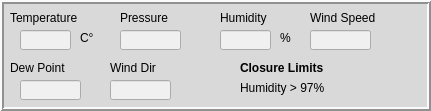
   <widget class="QFrame" name="frame_3">
    <property name="geometry">
     <rect>
      <x>230</x>
      <y>330</y>
      <width>431</width>
      <height>111</height>
     </rect>
    </property>
    <property name="styleSheet">
     <string notr="true">background-color: rgb(217, 217, 217);</string>
    </property>
    <property name="frameShape">
     <enum>QFrame::Box</enum>
    </property>
    <property name="frameShadow">
     <enum>QFrame::Raised</enum>
    </property>
    <property name="lineWidth">
     <number>2</number>
    </property>
    <widget class="QLineEdit" name="txtTemp">
     <property name="enabled">
      <bool>true</bool>
     </property>
     <property name="geometry">
      <rect>
       <x>20</x>
       <y>30</y>
       <width>51</width>
       <height>20</height>
      </rect>
     </property>
     <property name="font">
      <font>
       <weight>75</weight>
       <bold>true</bold>
      </font>
     </property>
     <property name="styleSheet">
      <string notr="true">background-color: rgb(240, 240, 240);</string>
     </property>
     <property name="alignment">
      <set>Qt::AlignCenter</set>
     </property>
     <property name="readOnly">
      <bool>true</bool>
     </property>
    </widget>
    <widget class="QLabel" name="label_8">
     <property name="geometry">
      <rect>
       <x>10</x>
       <y>10</y>
       <width>91</width>
       <height>16</height>
      </rect>
     </property>
     <property name="text">
      <string>Temperature</string>
     </property>
    </widget>
    <widget class="QLineEdit" name="txtUmid">
     <property name="enabled">
      <bool>true</bool>
     </property>
     <property name="geometry">
      <rect>
       <x>220</x>
       <y>30</y>
       <width>51</width>
       <height>20</height>
      </rect>
     </property>
     <property name="font">
      <font>
       <weight>75</weight>
       <bold>true</bold>
      </font>
     </property>
     <property name="styleSheet">
      <string notr="true">background-color: rgb(240, 240, 240);</string>
     </property>
     <property name="alignment">
      <set>Qt::AlignCenter</set>
     </property>
     <property name="readOnly">
      <bool>true</bool>
     </property>
    </widget>
    <widget class="QLabel" name="label_9">
     <property name="geometry">
      <rect>
       <x>220</x>
       <y>10</y>
       <width>71</width>
       <height>16</height>
      </rect>
     </property>
     <property name="text">
      <string>Humidity</string>
     </property>
    </widget>
    <widget class="QLineEdit" name="txtDew">
     <property name="enabled">
      <bool>true</bool>
     </property>
     <property name="geometry">
      <rect>
       <x>20</x>
       <y>80</y>
       <width>61</width>
       <height>20</height>
      </rect>
     </property>
     <property name="font">
      <font>
       <weight>75</weight>
       <bold>true</bold>
      </font>
     </property>
     <property name="styleSheet">
      <string notr="true">background-color: rgb(240, 240, 240);</string>
     </property>
     <property name="alignment">
      <set>Qt::AlignCenter</set>
     </property>
     <property name="readOnly">
      <bool>true</bool>
     </property>
    </widget>
    <widget class="QLabel" name="label_10">
     <property name="geometry">
      <rect>
       <x>10</x>
       <y>60</y>
       <width>81</width>
       <height>16</height>
      </rect>
     </property>
     <property name="text">
      <string>Dew Point</string>
     </property>
    </widget>
    <widget class="QLineEdit" name="txtBar">
     <property name="enabled">
      <bool>true</bool>
     </property>
     <property name="geometry">
      <rect>
       <x>120</x>
       <y>30</y>
       <width>61</width>
       <height>20</height>
      </rect>
     </property>
     <property name="font">
      <font>
       <weight>75</weight>
       <bold>true</bold>
      </font>
     </property>
     <property name="styleSheet">
      <string notr="true">background-color: rgb(240, 240, 240);</string>
     </property>
     <property name="alignment">
      <set>Qt::AlignCenter</set>
     </property>
     <property name="readOnly">
      <bool>true</bool>
     </property>
    </widget>
    <widget class="QLabel" name="label_11">
     <property name="geometry">
      <rect>
       <x>120</x>
       <y>10</y>
       <width>71</width>
       <height>16</height>
      </rect>
     </property>
     <property name="text">
      <string>Pressure</string>
     </property>
    </widget>
    <widget class="QLineEdit" name="txtWind">
     <property name="enabled">
      <bool>true</bool>
     </property>
     <property name="geometry">
      <rect>
       <x>310</x>
       <y>30</y>
       <width>61</width>
       <height>20</height>
      </rect>
     </property>
     <property name="font">
      <font>
       <weight>75</weight>
       <bold>true</bold>
      </font>
     </property>
     <property name="styleSheet">
      <string notr="true">background-color: rgb(240, 240, 240);</string>
     </property>
     <property name="alignment">
      <set>Qt::AlignCenter</set>
     </property>
     <property name="readOnly">
      <bool>true</bool>
     </property>
    </widget>
    <widget class="QLabel" name="label_12">
     <property name="geometry">
      <rect>
       <x>310</x>
       <y>10</y>
       <width>81</width>
       <height>16</height>
      </rect>
     </property>
     <property name="text">
      <string>Wind Speed</string>
     </property>
    </widget>
    <widget class="QLineEdit" name="txtWindDir">
     <property name="enabled">
      <bool>true</bool>
     </property>
     <property name="geometry">
      <rect>
       <x>110</x>
       <y>80</y>
       <width>61</width>
       <height>20</height>
      </rect>
     </property>
     <property name="font">
      <font>
       <weight>75</weight>
       <bold>true</bold>
      </font>
     </property>
     <property name="styleSheet">
      <string notr="true">background-color: rgb(240, 240, 240);</string>
     </property>
     <property name="alignment">
      <set>Qt::AlignCenter</set>
     </property>
     <property name="readOnly">
      <bool>true</bool>
     </property>
    </widget>
    <widget class="QLabel" name="label_13">
     <property name="geometry">
      <rect>
       <x>110</x>
       <y>60</y>
       <width>71</width>
       <height>16</height>
      </rect>
     </property>
     <property name="text">
      <string>Wind Dir</string>
     </property>
    </widget>
    <widget class="QLabel" name="label_30">
     <property name="geometry">
      <rect>
       <x>240</x>
       <y>60</y>
       <width>161</width>
       <height>16</height>
      </rect>
     </property>
     <property name="font">
      <font>
       <weight>75</weight>
       <bold>true</bold>
      </font>
     </property>
     <property name="text">
      <string>Closure Limits</string>
     </property>
    </widget>
    <widget class="QLabel" name="label_38">
     <property name="geometry">
      <rect>
       <x>240</x>
       <y>80</y>
       <width>141</width>
       <height>16</height>
      </rect>
     </property>
     <property name="text">
      <string>Humidity &gt; 97%</string>
     </property>
    </widget>
    <widget class="QLabel" name="label_39">
     <property name="geometry">
      <rect>
       <x>80</x>
       <y>30</y>
       <width>16</width>
       <height>16</height>
      </rect>
     </property>
     <property name="text">
      <string>C°</string>
     </property>
    </widget>
    <widget class="QLabel" name="label_40">
     <property name="geometry">
      <rect>
       <x>280</x>
       <y>30</y>
       <width>16</width>
       <height>16</height>
      </rect>
     </property>
     <property name="text">
      <string>%</string>
     </property>
    </widget>
   </widget>
